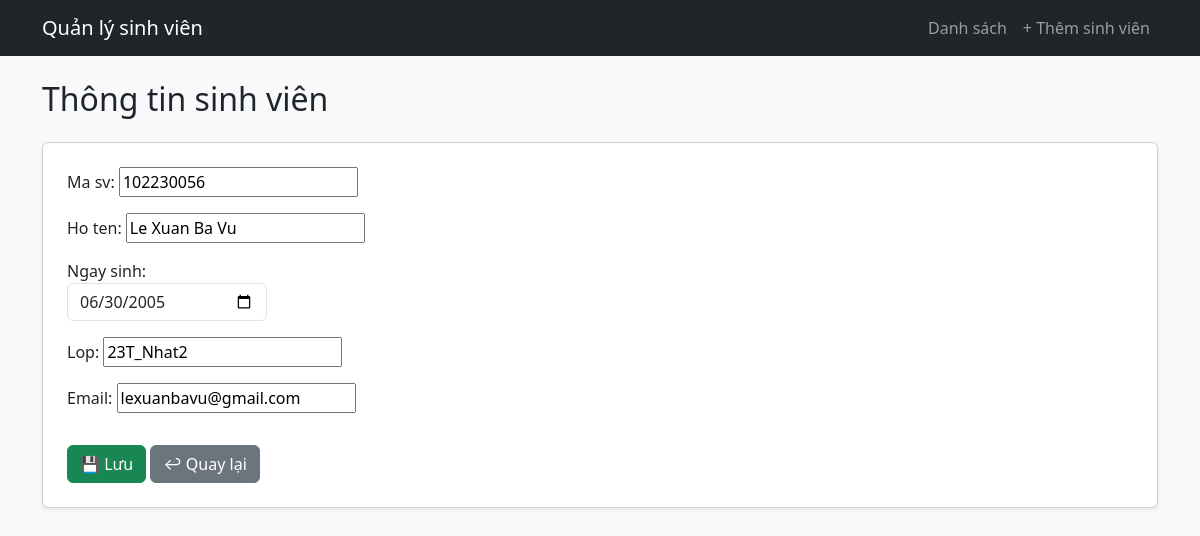
Page /students/edit/1/ on the committed database.
### student/models.py (models this page shows, shortened)
class Student(models.Model):
    user = models.OneToOneField(User, on_delete=models.CASCADE, null=True, blank=True)
    ma_sv = models.CharField(max_length=20, unique=True)  # Mã sinh viên
    ho_ten = models.CharField(max_length=100)
    ngay_sinh = models.DateField()
    lop = models.CharField(max_length=50)
    email = models.EmailField(unique=True)

### student/views.py (the view)
# urls.py: path('edit/<int:pk>/', views.student_update, name='student_update'),
def student_update(request, pk):
    student = get_object_or_404(Student, pk=pk)
    if request.method == 'POST':
        form = StudentForm(request.POST, instance=student)
        if form.is_valid():
            form.save()
            return redirect('student_list')
    else:
        form = StudentForm(instance=student)
    return render(request, 'student/student_form.html', {'form': form})

### student/forms.py
class StudentForm(forms.ModelForm):
    ngay_sinh = forms.DateField(
        widget=forms.DateInput(
            attrs={
                'type': 'date',
                'class': 'form-control',
                'placeholder': 'Chọn ngày sinh',
                'style': 'max-width: 200px;'
            }
        )
    )
    class Meta:
        model = Student
        fields = ['ma_sv', 'ho_ten', 'ngay_sinh', 'lop', 'email']

### student/templates/student/student_form.html (shortened to what this page needs)
{% extends 'base.html' %}
{% block content %}
<h2 class="mb-4">Thông tin sinh viên</h2>
<form method="post" class="card p-4 shadow-sm">
    {{ form.as_p }}
    <div class="mt-3">
        <button type="submit" class="btn btn-success">💾 Lưu</button>
        <a href="{% url 'student_list' %}" class="btn btn-secondary">↩ Quay lại</a>
    </div>
</form>
{% endblock %}

### rows in the picture
Student: ma_sv "102230056", ho_ten "Le Xuan Ba Vu", ngay_sinh "06/30/2005", lop "23T_Nhat2", email "lexuanbavu@gmail.com"
